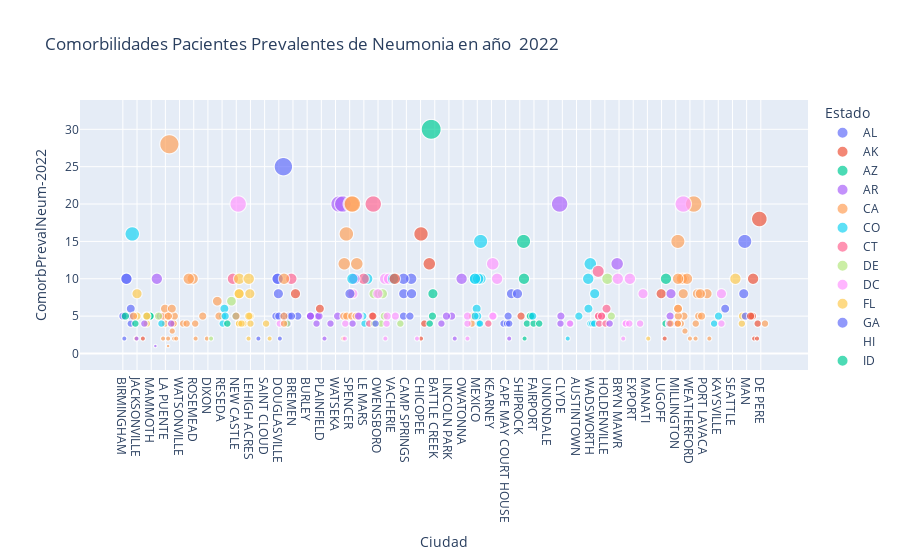

Write notebook code for a chart like this one.
### Code cell
# Crear un gráfico de dispersión interactivo con plotly
fig = px.scatter(df, 
                 x='Ciudad', 
                 y='ComorbPrevalNeum-2022', 
                 color='Estado', 
                 size='ComorbPrevalNeum-2022', 
                 title='Comorbilidades Pacientes Prevalentes de Neumonia en año  2022')

# Mostrar el gráfico
fig.show()
